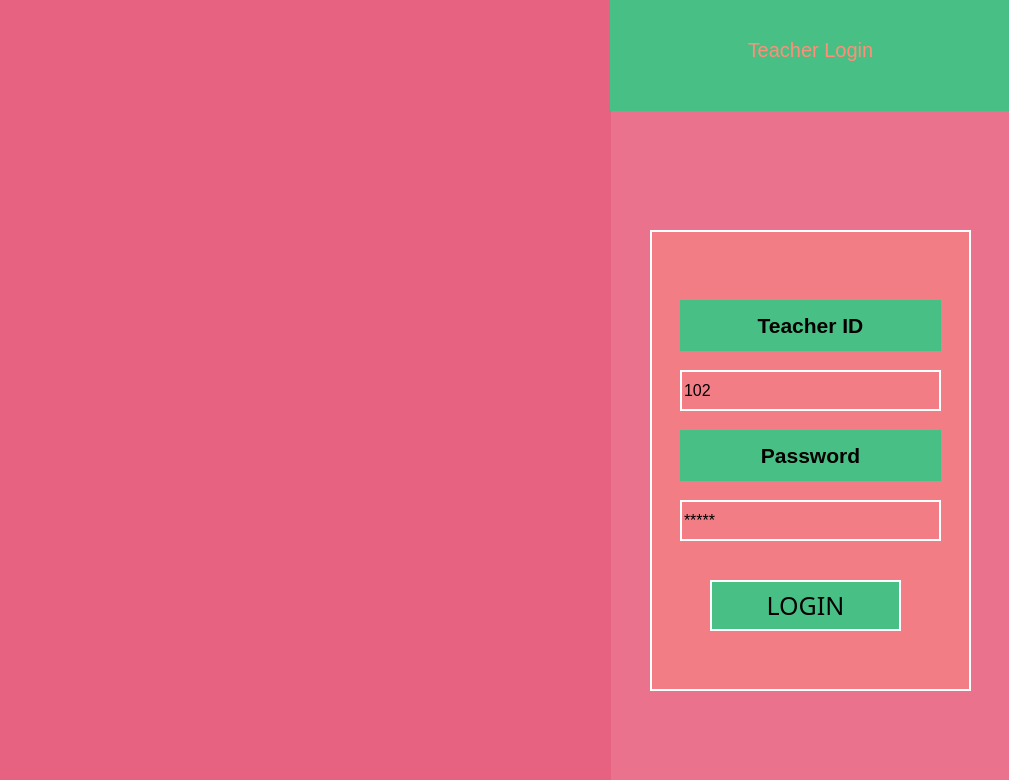
<?xml version="1.0" encoding="UTF-8"?>
<ui version="4.0">
 <class>TeacherLogin</class>
 <widget class="QMainWindow" name="TeacherLogin">
  <property name="geometry">
   <rect>
    <x>0</x>
    <y>0</y>
    <width>1009</width>
    <height>780</height>
   </rect>
  </property>
  <property name="maximumSize">
   <size>
    <width>1009</width>
    <height>780</height>
   </size>
  </property>
  <property name="windowTitle">
   <string>Teacher Login Page</string>
  </property>
  <property name="styleSheet">
   <string notr="true">background:rgba(227,74,111,0.4); </string>
  </property>
  <widget class="QWidget" name="centralwidget">
   <widget class="QLabel" name="label">
    <property name="geometry">
     <rect>
      <x>0</x>
      <y>-30</y>
      <width>611</width>
      <height>811</height>
     </rect>
    </property>
    <property name="styleSheet">
     <string notr="true"/>
    </property>
    <property name="text">
     <string/>
    </property>
    <property name="pixmap">
     <pixmap>TeacherLogin.png</pixmap>
    </property>
    <property name="scaledContents">
     <bool>true</bool>
    </property>
   </widget>
   <widget class="QLabel" name="TeacherLoginTitle">
    <property name="geometry">
     <rect>
      <x>610</x>
      <y>-10</y>
      <width>401</width>
      <height>121</height>
     </rect>
    </property>
    <property name="styleSheet">
     <string notr="true">color:rgb( 255, 143, 121);
background:#48BF84;
font-size:20px;
font: 81 36pt &quot;Montserrat ExtraBold&quot;;
border: none;</string>
    </property>
    <property name="text">
     <string>&lt;html&gt;&lt;head/&gt;&lt;body&gt;&lt;p align=&quot;center&quot;&gt;Teacher Login&lt;/p&gt;&lt;/body&gt;&lt;/html&gt;</string>
    </property>
   </widget>
   <widget class="QGroupBox" name="groupBox">
    <property name="geometry">
     <rect>
      <x>650</x>
      <y>230</y>
      <width>321</width>
      <height>461</height>
     </rect>
    </property>
    <property name="styleSheet">
     <string notr="true">background:rgb( 255, 143, 121,0.4); border: 2px solid white;</string>
    </property>
    <property name="title">
     <string/>
    </property>
    <widget class="QLabel" name="TeacherID">
     <property name="geometry">
      <rect>
       <x>30</x>
       <y>70</y>
       <width>261</width>
       <height>51</height>
      </rect>
     </property>
     <property name="styleSheet">
      <string notr="true">border:none; background:#48BF84; </string>
     </property>
     <property name="text">
      <string>&lt;html&gt;&lt;head/&gt;&lt;body&gt;&lt;p align=&quot;center&quot;&gt;&lt;span style=&quot; font-size:16pt; font-weight:600;&quot;&gt;Teacher ID&lt;/span&gt;&lt;/p&gt;&lt;/body&gt;&lt;/html&gt;</string>
     </property>
    </widget>
    <widget class="QLineEdit" name="TeacherIDInput">
     <property name="geometry">
      <rect>
       <x>30</x>
       <y>140</y>
       <width>261</width>
       <height>41</height>
      </rect>
     </property>
     <property name="styleSheet">
      <string notr="true">background:Transparent; font:16px;</string>
     </property>
     <property name="text">
      <string>102</string>
     </property>
    </widget>
    <widget class="QPushButton" name="TeacherLoginButton">
     <property name="geometry">
      <rect>
       <x>60</x>
       <y>350</y>
       <width>191</width>
       <height>51</height>
      </rect>
     </property>
     <property name="styleSheet">
      <string notr="true"> background:#48BF84; font:25px bold;</string>
     </property>
     <property name="text">
      <string>LOGIN</string>
     </property>
    </widget>
    <widget class="QLabel" name="TeacherPassword">
     <property name="geometry">
      <rect>
       <x>30</x>
       <y>200</y>
       <width>261</width>
       <height>51</height>
      </rect>
     </property>
     <property name="styleSheet">
      <string notr="true">border:none; background:#48BF84; </string>
     </property>
     <property name="text">
      <string>&lt;html&gt;&lt;head/&gt;&lt;body&gt;&lt;p align=&quot;center&quot;&gt;&lt;span style=&quot; font-size:16pt; font-weight:600;&quot;&gt;Password&lt;/span&gt;&lt;/p&gt;&lt;/body&gt;&lt;/html&gt;</string>
     </property>
    </widget>
    <widget class="QLineEdit" name="TeacherPasswordInput">
     <property name="geometry">
      <rect>
       <x>30</x>
       <y>270</y>
       <width>261</width>
       <height>41</height>
      </rect>
     </property>
     <property name="styleSheet">
      <string notr="true">background:Transparent; font:16px;</string>
     </property>
     <property name="text">
      <string>*****</string>
     </property>
    </widget>
   </widget>
  </widget>
 </widget>
 <resources>
  <include location="resource.qrc"/>
 </resources>
 <connections/>
</ui>
